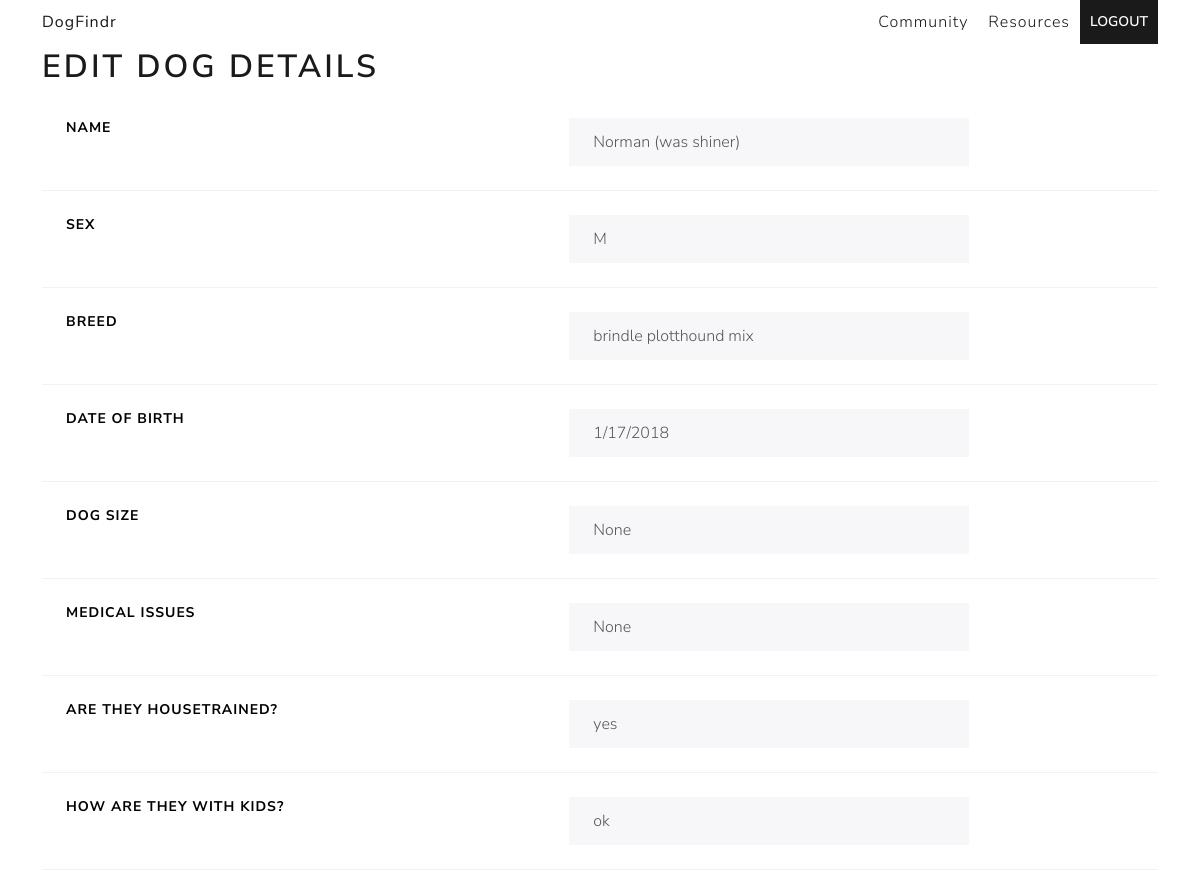
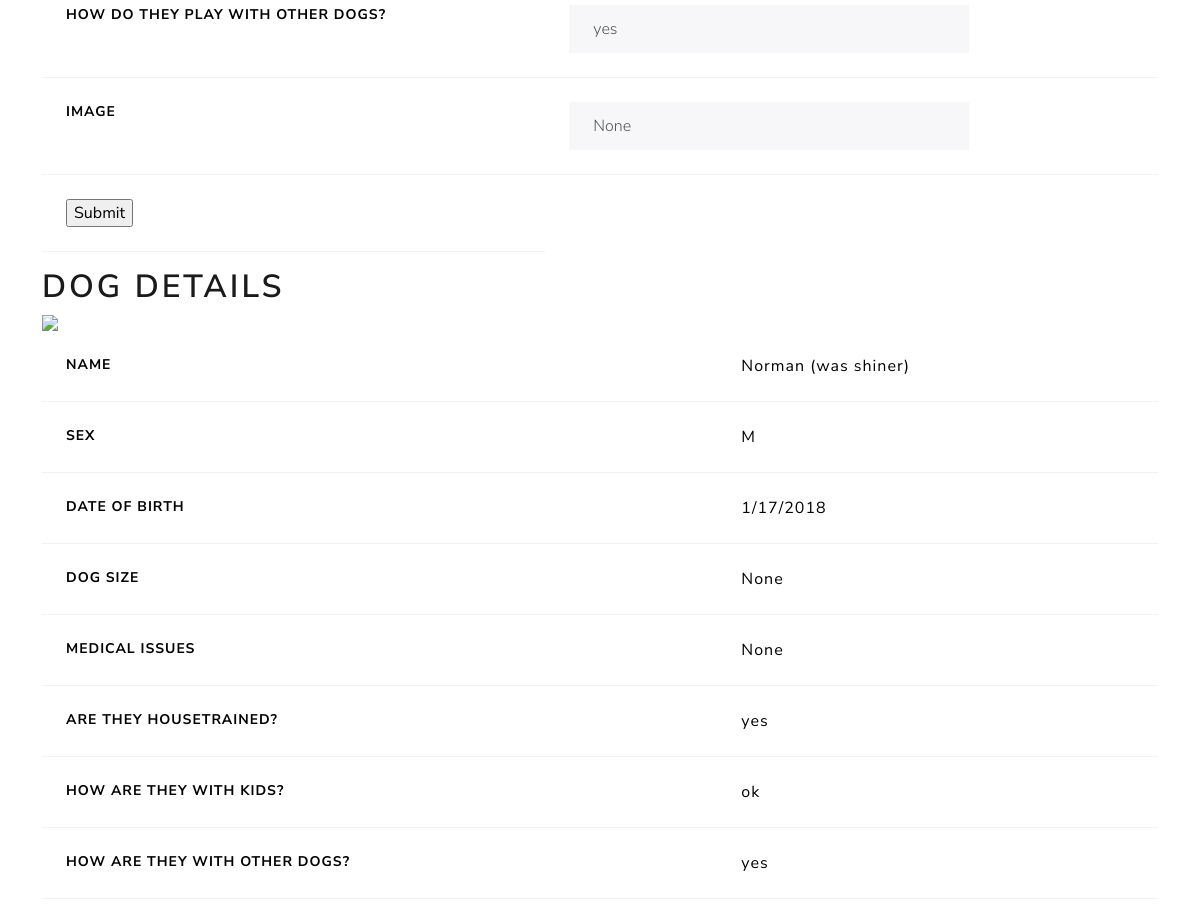
The app's page /dog/4 (signed in) with its own data (2 pictures, top to bottom).
### app.py (models this page shows)
class Dogmedical(db.Model):
    __tablename__ = 'DogMedical'
    ID = db.Column(db.Integer, primary_key=True)
    TagNumber = db.Column(db.String(128))
    Dated = db.Column(db.String(128))
    Name = db.Column(db.String(128))
    Sex = db.Column(db.String(128))
    Breed = db.Column(db.String(128))
    picture = db.Column(db.String(128))
    DateofBirth = db.Column(db.String(128))
    Status = db.Column(db.String(128))
    Source = db.Column(db.String(128))
    MicrochipNumber = db.Column(db.String(128))
    Type = db.Column(db.String(128))
    VaccinationDate = db.Column(db.String(128))
    VaccPaperworkReceived = db.Column(db.String(128))
    Veterinarian = db.Column(db.String(128))
    SizeAndLbs = db.Column(db.String(128))
    SpayAndNeuterDate = db.Column(db.String(128))
    RabiesTagNumber = db.Column(db.String(128))
    HeartWormTestDate = db.Column(db.String(128))
    HeartwormTestResults = db.Column(db.String(128))
    Heartwormprev = db.Column(db.String(128))
    medicalissues = db.Column(db.String(128))
    Foster = db.Column(db.String(128))
    Phone = db.Column(db.String(128))
    Email = db.Column(db.String(128))

class Dogadoptionneeds(db.Model):
    __tablename__ = 'DogAdoptionNeeds'
    ID = db.Column(db.Integer, primary_key=True)
    TagNumber = db.Column(db.String(128))
    Name = db.Column(db.String(128))
    OtherdogsPlay = db.Column(db.String(128))
    OtherdogsParalelllive = db.Column(db.String(128))
    Cats = db.Column(db.String(128))
    Kids = db.Column(db.String(128))
    Housetrained = db.Column(db.String(128))
    Cratetrained = db.Column(db.String(128))
    leashwalk = db.Column(db.String(128))
    Doorescape = db.Column(db.String(128))
    Digger = db.Column(db.String(128))
    Vocal = db.Column(db.String(128))
    FireworksFear = db.Column(db.String(128))
    Specialneeds = db.Column(db.String(128))
    Notes = db.Column(db.String(128))

### app.py (the view, shortened to what this page needs)
@app.route('/dog')
@app.route('/dog/<int:id>', methods=['GET', 'POST'])
@login_required
def dog(id):
    try:
        isAdmin = current_user.email in admins
        dog = Dogmedical.query.get(id)
        needs = Dogadoptionneeds.query.get(id)
        if not dog:
            flash("This dog does not exist.")
            return redirect(url_for('home'))
        return render_template('dog.html', id=id, dog=dog, needs=needs, isAdmin=isAdmin)
    except Exception as e:
        print(e)
        flash("Something went wrong. Please try again.")
        return redirect(url_for('home'))

### app.py (called while the page is built)
@login_manager.user_loader
def load_user(user_id):
  return Users.query.get(int(user_id))

### templates/dog.html (shortened to what this page needs)
<html>
<head>
    <link href="{{ url_for('static', filename='css/bootstrap.min.css') }}" rel="stylesheet">
    <link href="{{ url_for('static', filename='css/style.css') }}" rel="stylesheet">
</head>
<body class="container">
    {% include 'nav.html'%}
    <br>
    <br>
    {% if isAdmin %}
    <h1>Edit dog details</h1>
    <form method="POST" action="/dog/{{id}}">
        <table class="table table-responsive-sm">
            <tr>
               <th>Name</th>
               <td> <input value="{{dog.Name}}" type="text" name="Name" class="form-control dogvalue"></input> </td>
            </tr>
            <tr>
                <th>Sex</th>
                <td> <input value="{{dog.Sex}}" type="text" name="Sex" class="form-control dogvalue"></input> </td>
            </tr>
            <tr>
                <th>Breed</th>
                <td> <input value="{{dog.Breed}}" type="text" name="Breed" class="form-control dogvalue"></input> </td>
            </tr>
            <tr>
                <th>Date of Birth</th>
                <td><input value="{{dog.DateofBirth}}" type="text" name="DateofBirth" class="form-control dogvalue"></input></td>
            </tr>
            <tr>
                <th>Dog Size</th>
                <td><input value="{{dog['SizeAndLbs']}}" type="text" name="SizeAndLbs" class="form-control dogvalue"></input></td>
            </tr>
            <tr>
                <th>Medical issues</th>
                <td><input value="{{dog.medicalissues}}" type="text" name="medicalissues" class="form-control dogvalue"></input></td>
            </tr>
            <tr>
                <th>Are they housetrained?</th>
                <td> <input value="{{needs.Housetrained}}" type="text" name="Housetrained" class="form-control dogvalue"></input> </td>
             </tr>
             <tr>
                <th>How are they with kids?</th>
                <td> <input value="{{needs.Kids}}" type="text" name="Kids" class="form-control dogvalue"></input> </td>
             </tr>
             <tr>
                <th>How do they play with other dogs?</th>
                <td> <input value="{{needs['OtherdogsPlay']}}" type="text" name="OtherdogsPlay" class="form-control dogvalue"></input> </td>
             </tr>
             <tr>
                <th>Image</th>
                <td> <input value="{{dog.picture}}" type="text" name="picture" class="form-control dogvalue"></input> </td>
             </tr>
            <tr>
                <td><input type="submit" value="Submit"></td>
            </tr>
        </table>
    </form>
    {% endif %}
    <h1>Dog Details</h1>
    <img src="{{dog.picture}}"/>
    <table class="table table-responsive-sm">
        <tr>
           <th>Name</th>
           <td class="userrow">{{dog.Name}}</td>
        </tr>
        <tr>
            <th>Sex</th>
            <td class="userrow">{{dog.Sex}}</td>
        </tr>
        <tr>
            <th>Date of Birth</th>
            <td class="userrow">{{dog.DateofBirth}}</td>
        </tr>
        <tr>
            <th>Dog Size</th>
            <td class="userrow">{{dog['SizeAndLbs']}}</td>
        </tr>
        <tr>
            <th>Medical issues</th>
            <td class="userrow">{{dog.medicalissues}}</td>
        </tr>
        <tr>
            <th>Are they housetrained?</th>
            <td class="userrow">{{needs.Housetrained}}</td>
        </tr>
        <tr>
            <th>How are they with kids?</th>
            <td class="userrow">{{needs.Kids}}</td>
        </tr>
        <tr>
            <th>How are they with other dogs?</th>
            <td class="userrow">{{needs['OtherdogsPlay']}}</td>
        </tr>
    </table>
</body>
</html>

### static/css/style.css (style rules this page uses)
.dogvalue { width: 400px; }

### records on screen
Dogmedical: Name "Norman (was shiner)", Sex "M", Breed "brindle plotthound mix", DateofBirth "1/17/2018", SizeAndLbs "None", medicalissues "None", picture "None"
Dogadoptionneeds: Housetrained "yes", Kids "ok", OtherdogsPlay "yes"
